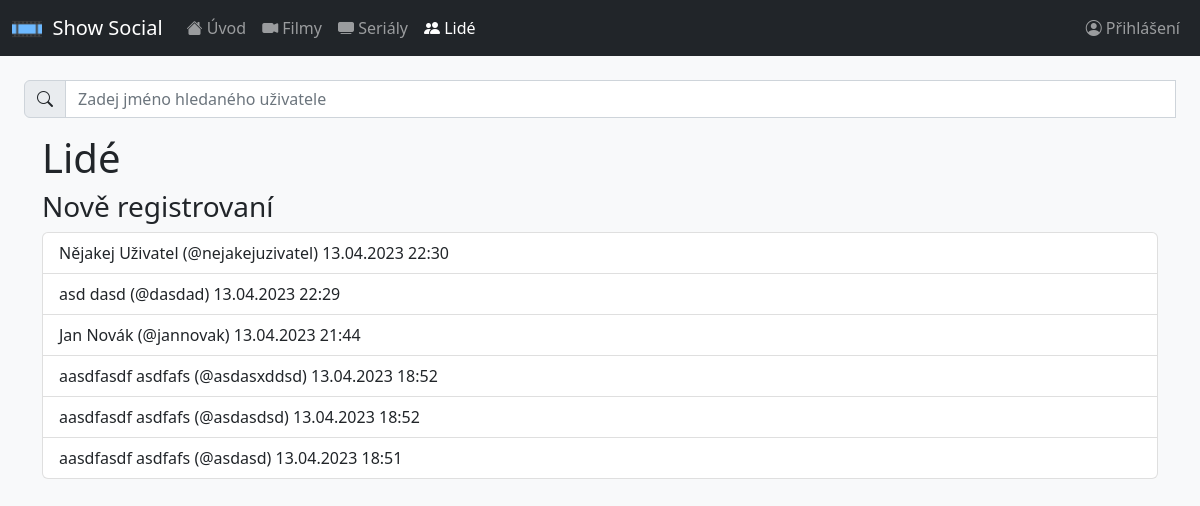
/users.php, run on an earlier commit of the app's database.
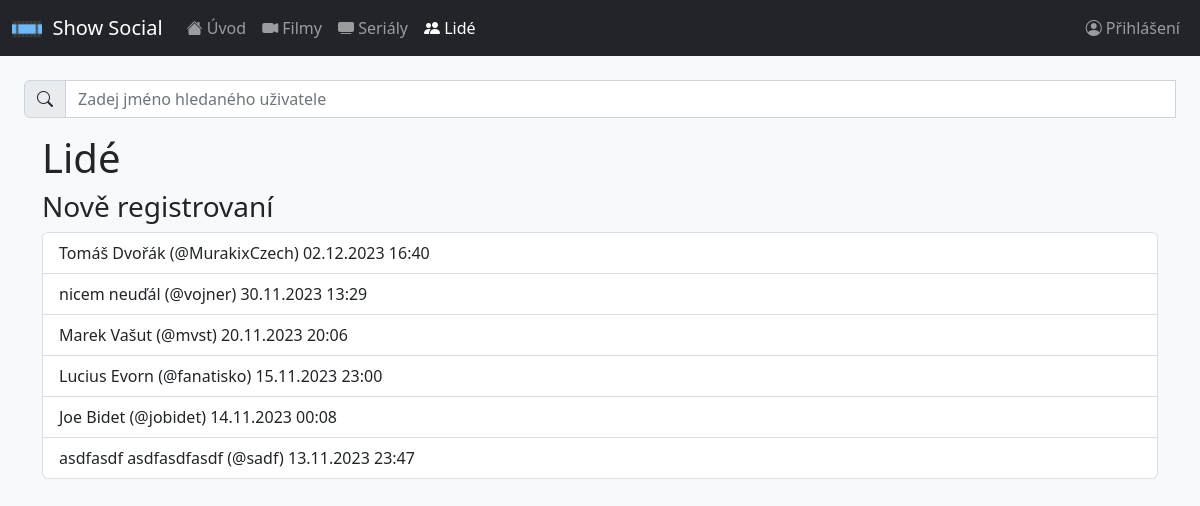
And on a later commit of the database.
### tables this page shows
CREATE TABLE `users` (
  `id` int(11) NOT NULL,
  `user_name` varchar(30) NOT NULL,
  `first_name` varchar(30) NOT NULL,
  `last_name` varchar(30) NOT NULL,
  `email` varchar(50) NOT NULL,
  `password_hash` varchar(255) NOT NULL,
  `created_at` timestamp NOT NULL DEFAULT current_timestamp(),
  `watch_limit` smallint(6) NOT NULL,
  `public_profile` tinyint(1) NOT NULL,
  `moderator` tinyint(1) NOT NULL
);

### classes/dbh.class.php (called while the page is built)
<?php
class Dbh {
    private $host = "db.dw175.webglobe.com";
    private $username = "showsocialuser";
    private $password = "Ayylmao1337";
    private $dbname = "show_social";
    public function connect() {
        $dsn = 'mysql:host=' .  $this->host .';dbname=' . $this->dbname;
        $pdo = new PDO($dsn, $this->username, $this->password);
        $pdo->setAttribute(PDO::ATTR_DEFAULT_FETCH_MODE, PDO::FETCH_ASSOC);
        return $pdo;
    }
}

### classes/Users.class.php (called while the page is built, shortened)
<?php
require_once 'dbh.class.php';
class Users extends Dbh {
    function getLastRegisteredUsers() {
        $sql = '
            SELECT id, concat(first_name, " ", last_name) as full_name, user_name, created_at
            FROM users
            ORDER BY created_at DESC
            LIMIT 6';
        $statement = $this->connect()->query($sql)->fetchAll();
        return $statement;
    }
}

### users.php (the view, shortened to what this page needs)
<?php
require_once 'classes/dbh.class.php';
require 'classes/Users.class.php';
include 'includes/header.inc.php';
require_once 'includes/searchbars/users-search.inc.php';
echo '<div class="container-sm">';
echo '<h1>Lidé</h1>';
$users = new Users();
$lastRegisteredUsers = $users->getLastRegisteredUsers();
echo '<div class="col-md">';
echo '<h3>Nově registrovaní</h3>';
echo '<div class="list-group">';
if ($lastRegisteredUsers) {
    foreach ($lastRegisteredUsers as $user) {
        $createdAtDate = date_create($user['created_at']);
        echo '<a href="./user.php?id=' . $user['id'] . '" class="list-group-item list-group-item-action">' . htmlspecialchars($user['full_name']) . ' (@' . htmlspecialchars($user['user_name']) . ') ' . date_format($createdAtDate, 'd.m.Y H:i') . '</a>';
    }
}
echo '</div>';
echo '</div>';
echo '</div>';
?>
<?php
echo '</div>';
include 'includes/footer.inc.php';

What changed in the data, as far as the page shows it:
no longer on this page (row edited): users: full_name "Nějakej Uživatel", user_name "nejakejuzivatel", created_at "13.04.2023 22:30"
no longer on this page (row edited): users: full_name "asd dasd", user_name "dasdad", created_at "13.04.2023 22:29"
no longer on this page (row edited): users: full_name "Jan Novák", user_name "jannovak", created_at "13.04.2023 21:44"
no longer on this page (row edited): users: full_name "aasdfasdf asdfafs", user_name "asdasxddsd", created_at "13.04.2023 18:52"
no longer on this page (row edited): users: full_name "aasdfasdf asdfafs", user_name "asdasdsd", created_at "13.04.2023 18:52"
no longer on this page (row edited): users: full_name "aasdfasdf asdfafs", user_name "asdasd", created_at "13.04.2023 18:51"
added users: full_name "Tomáš Dvořák", user_name "MurakixCzech", created_at "02.12.2023 16:40"
added users: full_name "nicem neuďál", user_name "vojner", created_at "30.11.2023 13:29"
added users: full_name "Marek Vašut", user_name "mvst", created_at "20.11.2023 20:06"
added users: full_name "Lucius Evorn", user_name "fanatisko", created_at "15.11.2023 23:00"
added users: full_name "Joe Bidet", user_name "jobidet", created_at "14.11.2023 00:08"
added users: full_name "asdfasdf asdfasdfasdf", user_name "sadf", created_at "13.11.2023 23:47"
